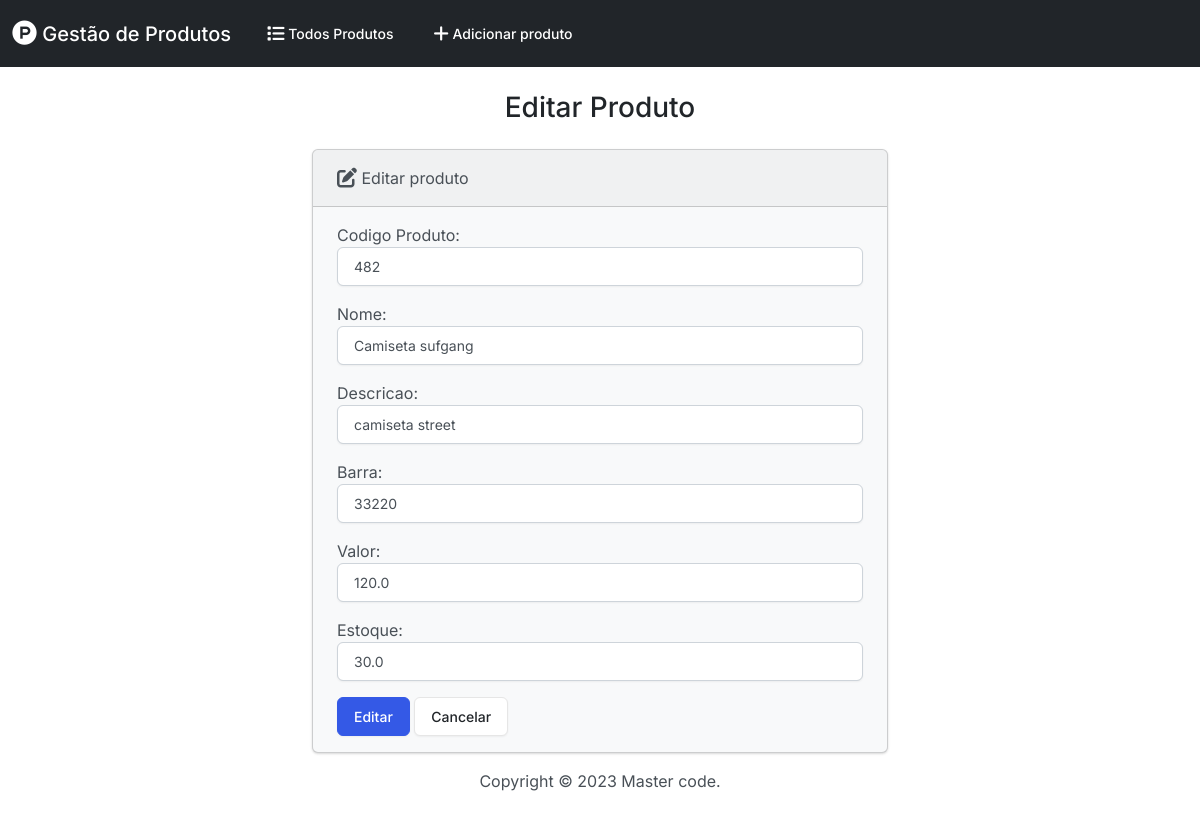
Page /edit/2/ on the committed database.
### produtos/models.py (models this page shows, shortened)
class Produtos(models.Model):
    cod_prod =models.PositiveIntegerField()
    nome = models.CharField(max_length=50)
    descricao = models.CharField(max_length=150)
    barra = models.CharField(max_length=50)
    valor = models.FloatField()
    estoque = models.FloatField()

### produtos/views.py (the view)
# urls.py: path('edit/<int:id>/', views.edit, name='edit'),
def edit(request,id):
    if request.method == 'POST':
        produto = Produtos.objects.get(pk=id)
        form = ProdutoForm(request.POST, instance=produto)
        if form.is_valid():
            form.save()
            return render(request, 'produtos/edit.html', {
                'form': form,
                'success': True
            })
    else:
        produto = Produtos.objects.get(pk=id)
        form = ProdutoForm(instance=produto)
    return render(request, 'produtos/edit.html',{
        'form': form
    })

### produtos/forms.py
class ProdutoForm(forms.ModelForm):
    class Meta:
        model = Produtos
        fields = ['cod_prod', 'nome', 'descricao', 'barra', 'valor', 'estoque']
        labels = {
            'cod_prod': 'Codigo Produto',
            'nome': 'Nome',
            'descricao': 'Descricao',
            'barra': 'Barra',
            'valor': 'Valor',
            'estoque': 'Estoque'
        }
        widgets = {
            'cod_prod': forms.NumberInput(attrs={'class': 'form-control'}),
            'nome': forms.TextInput(attrs={'class': 'form-control'}),
            'descricao':forms.TextInput(attrs={'class': 'form-control'}),
            'barra':forms.TextInput(attrs={'class': 'form-control'}),
            'valor':forms.NumberInput(attrs={'class': 'form-control'}),
            'estoque':forms.NumberInput(attrs={'class': 'form-control'})
        }

### produtos/templates/produtos/edit.html (shortened to what this page needs)
{% extends "produtos/base.html" %}
{% block body %}
    <h3 class="text-center m-4">Editar Produto</h3>
    {% if success %}
        <div class="alert alert-success" role="alert">
            Produto editado com sucesso
            <a href="{% url 'index' %}" class="alert-link">Volte a página inicial.</a>
        </div>
    {% else %}
        <div class="row justify-content-center">
            <div class="col-6">
                <div class="card bg-light mb-3">
                    <div class="card-header"><i class="fa-solid fa-pen-to-square fa-lg"></i> Editar produto</div>
                    <div class="card-body">
                      <form action="" method="POST">
                        {{ form.as_p }}
                        <button type="submit" class="btn btn-primary">Editar</button>
                        <a href="{% url 'index' %}" class="btn btn-secondary">Cancelar</a>
                      </form>
                    </div>
                </div>
            </div>
        </div>
    {% endif %}
{% endblock %}

### rows in the picture
Produtos: cod_prod "482", nome "Camiseta sufgang", descricao "camiseta street", barra "33220", valor "120.0", estoque "30.0"
